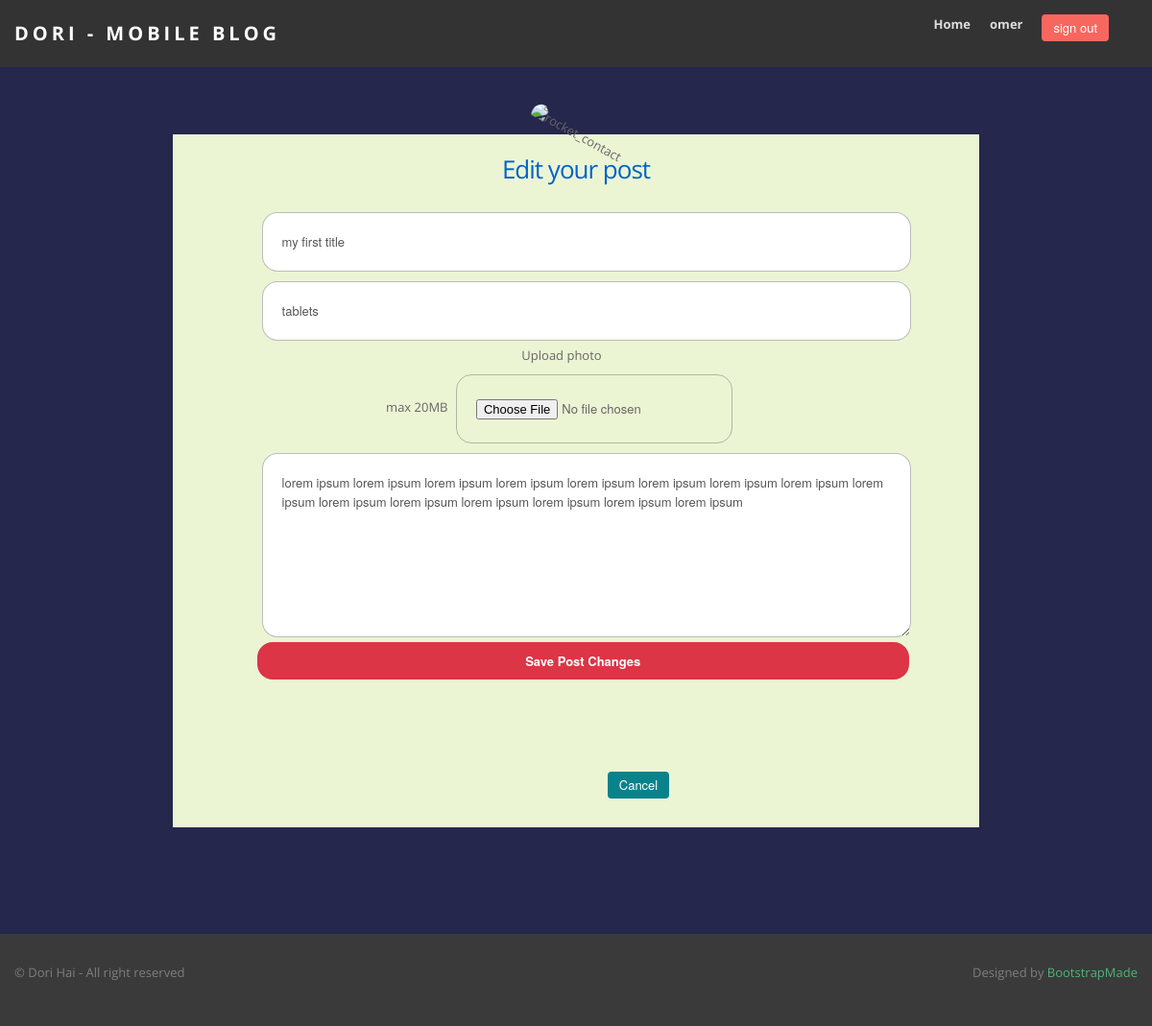
/edit_post.php?id=36 (signed in), run on the app's committed database.
### tables this page shows
CREATE TABLE `posts` (
  `id` int(11) NOT NULL,
  `uid` int(11) NOT NULL,
  `title` varchar(255) NOT NULL,
  `category` varchar(50) NOT NULL,
  `post` text NOT NULL,
  `post_img` varchar(50) NOT NULL,
  `create_time` datetime NOT NULL DEFAULT current_timestamp()
);

### app/functions.php (called while the page is built, shortened)
<?php
if ( ! function_exists('db_connect') ) {
  function db_connect() {
    if ( ! $link = @mysqli_connect("localhost", "root", "", "mobile_blog")) {
      die('Error connecting to mysql server!');
    }
    return $link;
  }
}
  if( !function_exists("sql_cleaner")){
    function sql_cleaner($sql_var){
        $sql_var = mysqli_real_escape_string(db_connect(),trim($sql_var));
        return $sql_var;
    }
  }
?>

### edit_post.php (the view, shortened to what this page needs)
<?php
require_once "app/functions.php";
?>
<?php
if(isset($_GET['id']) && !empty($_GET['id']) && is_numeric($_GET['id']) &&ctype_digit($_GET['id'])){
    $uid = $_SESSION['uid'];
    $post_id = sql_cleaner(($_GET['id']));
    $link = db_connect();
    $sql_check_user_post = "SELECT * FROM posts WHERE uid = $uid AND id = $post_id";
    $result = mysqli_query($link,$sql_check_user_post);
    if($result && mysqli_num_rows($result)==1){
     $old_data = mysqli_fetch_assoc($result);
    }else{
        header("location:index.php");
        msg_alert("danger","unknown error");
    die;
    }
}  else{
    header("location:index.php");
    msg_alert("danger","unknown error");
die;
}
?>
<?php
require_once "tpl/header.php";
?>
<div class="intro">
<section id="maincontent">
<div class="container contact-form text-center">
            <div class="contact-image">
                <img src="https://image.ibb.co/kUagtU/rocket_contact.png" alt="rocket_contact"/>
            </div>
            <form action="" method="post" class="form" enctype="multipart/form-data">
                <h3>Edit your post</h3>
               <div class="row">
                    <div class="col-md-6">
                        <div class="form-group">
                            <input type="text" name="post_title" class="form-control" placeholder="Title * Max 250 chars"  value="<?=$old_data['title'];?>" />
                        </div>
                        <div class="form-group">
                            <input type="text" name="post_cat" class="form-control" placeholder="Category * Max 50 chars" value="<?=$old_data['category'];?>" />
                        </div>
                        <div class="form-group">
                        <div class="custom-file">
                        <label class="custom-file-label" for="customFileLang">Upload photo</label><span> max 20MB</span>
                        <input type="file" class="form-control" name="post_img">
                        </div>
                    </div>
                    <div class="form-group">
                            <textarea name="post_body" class="form-control" placeholder="Post content *" style="width: 100%; height: 150px;" ><?=$old_data['post'];?></textarea>
                        </div>
                        <div class="form-group">
                            <input type="submit" name="edit_post" class="btnContact" value="Save Post Changes" />
                        </div>
                    </div>
                </div>
            </form>
            <div class="row">
            <div class="span10">
            <a href="index.php"><button class="btn btn-primary">Cancel</button> </a>
            </div>
            </div>
            </div>
      <div class="row">
        <div class="span12">
          <div class="blank10"></div>
        </div>
      </div>
  </section>
  </div>
<?php
require_once "tpl/footer.php";
?>

### assets/css/style.css (style rules this page uses)
.row { margin-bottom:30px; }
#maincontent { z-index:1000; margin-top:0px; padding:20px 0 0 0; }
.blank10 { margin:10px 0 10px 0; width:100%; height:1px; }
body { background-color: #25274d; }
.contact-form { background: rgb(235, 245, 212); margin-top: 10%; margin-bottom: 5%; width: 70%; }
.contact-form .form-control { border-radius:1rem; border:1px solid rgba(82, 82, 82, 0.39); margin: 5px; padding: 20px; }
.contact-image { text-align: center; }
.contact-image img { border-radius: 6rem; width: 11%; margin-top: -3%; transform: rotate(29deg); }
.contact-form form { padding: 14%; }
.contact-form form .row { margin-bottom: -7%; }
.contact-form h3 { margin-top: -20%; text-align: center; color: #0062cc; }
.contact-form .btnContact { width: 107%; border: none; border-radius: 1rem; padding: 1.5%; background: #dc3545; font-weight: 600; color: #fff; cursor: pointer; }
h3 { color: #ffffff; }

### assets/css/login.css (style rules this page uses)
.form-control { width: 100%; border-radius: 10px; height: 50px; }

### assets/color/default.css (style rules this page uses)
a { color: #4eb478; }

### assets/css/overwrite.css (style rules this page uses)
img { max-width: 100%; width: auto\9; height: auto; vertical-align: middle; border: 0; -ms-interpolation-mode: bicubic; }
body { margin: 0; font-family: 'Open Sans', sans-serif; font-size: 13px; line-height: 1.6em; color: #666; background-color: #ffffff; }
a { color: #0088cc; text-decoration: none; }
h1, h2, h3, h4, h5, h6 { color:#333; font-family: 'Open Sans', sans-serif; font-weight:400; line-height:1.5em; letter-spacing:-1px; margin-top:0; margin-bottom:20px; }
h3 { font-size: 26px; }
label, input, button, select, textarea { font-size: 13px; font-weight: normal; line-height: 20px; }
select, textarea, input[type="text"], input[type="password"], input[type="datetime"], input[type="datetime-local"], input[type="date"], input[type="month"], input[type="time"], input[type="week"], input[type="number"], input[type="email"], input[type="url"], input[type="search"], input[type="tel"], input[type="color"], .uneditable-input { -webkit-border-radius: 2px; -moz-border-radius: 2px; border-radius: 2px; }
textarea, input[type="text"], input[type="password"], input[type="datetime"], input[type="datetime-local"], input[type="date"], input[type="month"], input[type="time"], input[type="week"], input[type="number"], input[type="email"], input[type="url"], input[type="search"], input[type="tel"], input[type="color"], .uneditable-input { font-size: 13px; border:none; -webkit-box-shadow: none; -moz-box-shadow: none; box-shadow: none; }
.btn { display: inline-block; *display: inline; *zoom: 1; padding: 4px 12px; margin-bottom: 0; font-size: 13px; line-height: 20px; text-align: center; vertical-align: middle; cursor: pointer; color: #333333; text-shadow: none; background-color: #ddd; border-color: none; *background-color: #ddd; background-image: none; filter: none; border: none; *border: 0; border-bottom-color: none; *margin-left: .3em; -webkit-box-shadow: none; -moz-box-shadow: none; box-shadow: none; }
.btn:first-child { *margin-left: 0; }
.btn-primary { color: #ffffff; text-shadow: none; background-color: #09828c; *background-color: #09828c; background-image: none; border-color: none; filter:none; }
button.btn, input[type="submit"].btn { *padding-top: 3px; *padding-bottom: 3px; }

### data on the page
posts: post_title "my first title", post_cat "tablets", post_body "lorem ipsum lorem ipsum lorem ipsum lorem ipsum lorem ipsum lorem ipsum lorem ipsum lorem ipsum lorem ipsum lorem ipsum lorem ipsum lorem ipsum lorem ipsum lorem ipsum lorem ipsum"

### other printed values
$_SESSION['name'] "omer"
